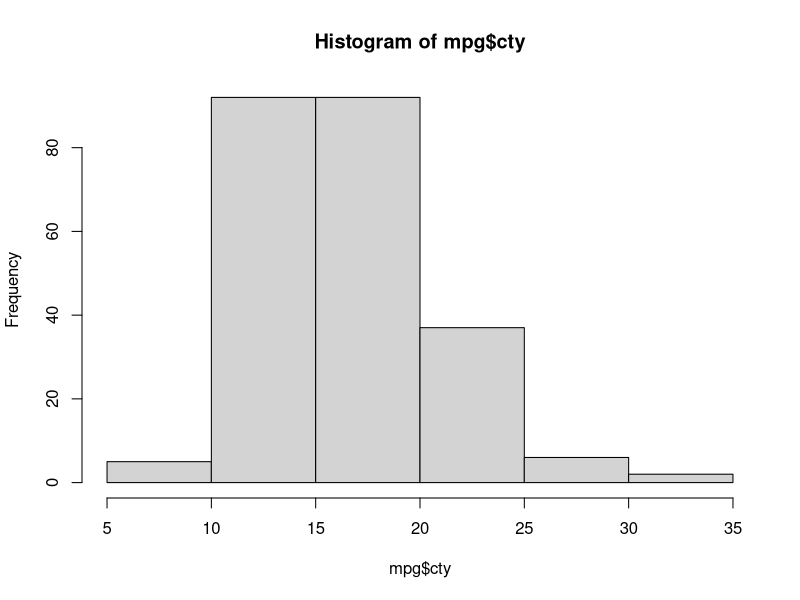
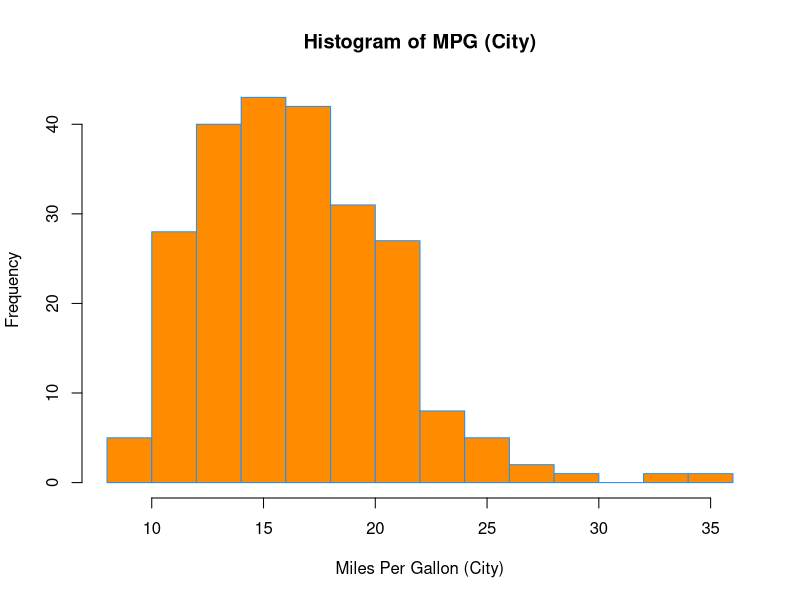

These figures' R source, in order: (Note: this script raises an error after producing the figures.)
mpg = ggplot2::mpg

hist(mpg$cty)

mean(mpg$cty)
sd(mpg$cty)

hist(mpg$cty,
     xlab = "Miles Per Gallon (City)",
     main = "Histogram of MPG (City)",
     breaks = 12, 
     col = "darkorange",
     border = "dodgerblue")

#barplots (categorial)
mpg$drv

?barplot

barplot(mpg$drv)
barplot(table(mpg$drv))

mpg$drv

table(mpg$drv)

#summarize single variable
barplot(table(mpg$drv))

#boxlpt

boxplot(hwy ~ drv, data = mpg)
